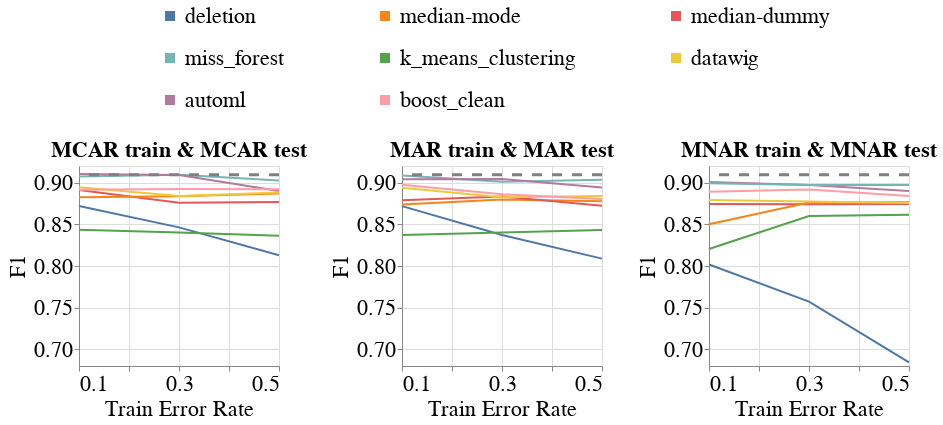

The code cell stored with this chart in its notebook:
### Markdown cell above
### Overall Metrics

### Code cell
create_exp2_line_bands_for_no_shift(dataset_name=DATASET_NAME,
                                    model_name='mlp_clf',
                                    metric_name='f1',
                                    db_client=db_client,
                                    with_band=False)

### Figure 1 — Vega-Lite specification as saved in the notebook (floating-point values rounded to 4 significant figures; data arrays with more than 128 entries replaced by an {"elided": "..."} marker saying what was removed)
{"config": {"view": {"continuousWidth": 400, "continuousHeight": 300}, "axis": {"labelFontSize": 22, "labelFontWeight": "normal", "titleFontSize": 22, "titleFontWeight": "normal"}, "legend": {"columns": 3, "direction": "horizontal", "labelFontSize": 22, "labelLimit": 400, "orient": "top", "symbolOffset": 80, "symbolStrokeWidth": 10, "titleAnchor": "middle", "titleFontSize": 22, "titleLimit": 300}, "title": {"fontSize": 22}}, "hconcat": [{"layer": [{"data": {"name": "data-46be4ead4bbe02a712e8b06e9e682611"}, "mark": "line", "encoding": {"color": {"field": "Null_Imputer_Name", "sort": ["deletion", "median-mode", "median-dummy", "miss_forest", "k_means_clustering", "datawig", "automl", "boost_clean"], "title": null, "type": "nominal"}, "x": {"axis": {"labelExpr": "(datum.value == 0.1) || (datum.value == 0.3) || (datum.value == 0.5) ? datum.label : ''"}, "field": "Train_Error_Rate", "scale": {"nice": false}, "title": "Train Error Rate", "type": "quantitative"}, "y": {"aggregate": "mean", "field": "Metric_Value", "scale": {"zero": false}, "title": "F1", "type": "quantitative"}}}, {"data": {"name": "data-dc82cd8ed99f6b7d64d420cfe7300a48"}, "mark": {"type": "rule", "strokeDash": [10, 10]}, "encoding": {"color": {"value": "grey"}, "size": {"value": 3}, "y": {"field": "Baseline_Mean", "type": "quantitative"}}}], "height": 200, "title": {"text": "MCAR train & MCAR test", "fontSize": 22}, "width": 200}, {"layer": [{"data": {"name": "data-ac67ccb802666694b8ce6f4fda543a98"}, "mark": "line", "encoding": {"color": {"field": "Null_Imputer_Name", "sort": ["deletion", "median-mode", "median-dummy", "miss_forest", "k_means_clustering", "datawig", "automl", "boost_clean"], "title": null, "type": "nominal"}, "x": {"axis": {"labelExpr": "(datum.value == 0.1) || (datum.value == 0.3) || (datum.value == 0.5) ? datum.label : ''"}, "field": "Train_Error_Rate", "scale": {"nice": false}, "title": "Train Error Rate", "type": "quantitative"}, "y": {"aggregate": "mean", "field": "Metric_Value", "scale": {"zero": false}, "title": "F1", "type": "quantitative"}}}, {"data": {"name": "data-dc82cd8ed99f6b7d64d420cfe7300a48"}, "mark": {"type": "rule", "strokeDash": [10, 10]}, "encoding": {"color": {"value": "grey"}, "size": {"value": 3}, "y": {"field": "Baseline_Mean", "type": "quantitative"}}}], "height": 200, "title": {"text": "MAR train & MAR test", "fontSize": 22}, "width": 200}, {"layer": [{"data": {"name": "data-ad96176bda5a5c657797b816c3ad141a"}, "mark": "line", "encoding": {"color": {"field": "Null_Imputer_Name", "sort": ["deletion", "median-mode", "median-dummy", "miss_forest", "k_means_clustering", "datawig", "automl", "boost_clean"], "title": null, "type": "nominal"}, "x": {"axis": {"labelExpr": "(datum.value == 0.1) || (datum.value == 0.3) || (datum.value == 0.5) ? datum.label : ''"}, "field": "Train_Error_Rate", "scale": {"nice": false}, "title": "Train Error Rate", "type": "quantitative"}, "y": {"aggregate": "mean", "field": "Metric_Value", "scale": {"zero": false}, "title": "F1", "type": "quantitative"}}}, {"data": {"name": "data-dc82cd8ed99f6b7d64d420cfe7300a48"}, "mark": {"type": "rule", "strokeDash": [10, 10]}, "encoding": {"color": {"value": "grey"}, "size": {"value": 3}, "y": {"field": "Baseline_Mean", "type": "quantitative"}}}], "height": 200, "title": {"text": "MNAR train & MNAR test", "fontSize": 22}, "width": 200}], "resolve": {"scale": {"y": "shared"}}, "$schema": "https://vega.github.io/schema/vega-lite/v4.17.0.json", "datasets": {"data-46be4ead4bbe02a712e8b06e9e682611": {"elided": "144 records"}, "data-dc82cd8ed99f6b7d64d420cfe7300a48": [{"Baseline_Mean": 0.9094}], "data-ac67ccb802666694b8ce6f4fda543a98": {"elided": "144 records"}, "data-ad96176bda5a5c657797b816c3ad141a": {"elided": "144 records"}}}
